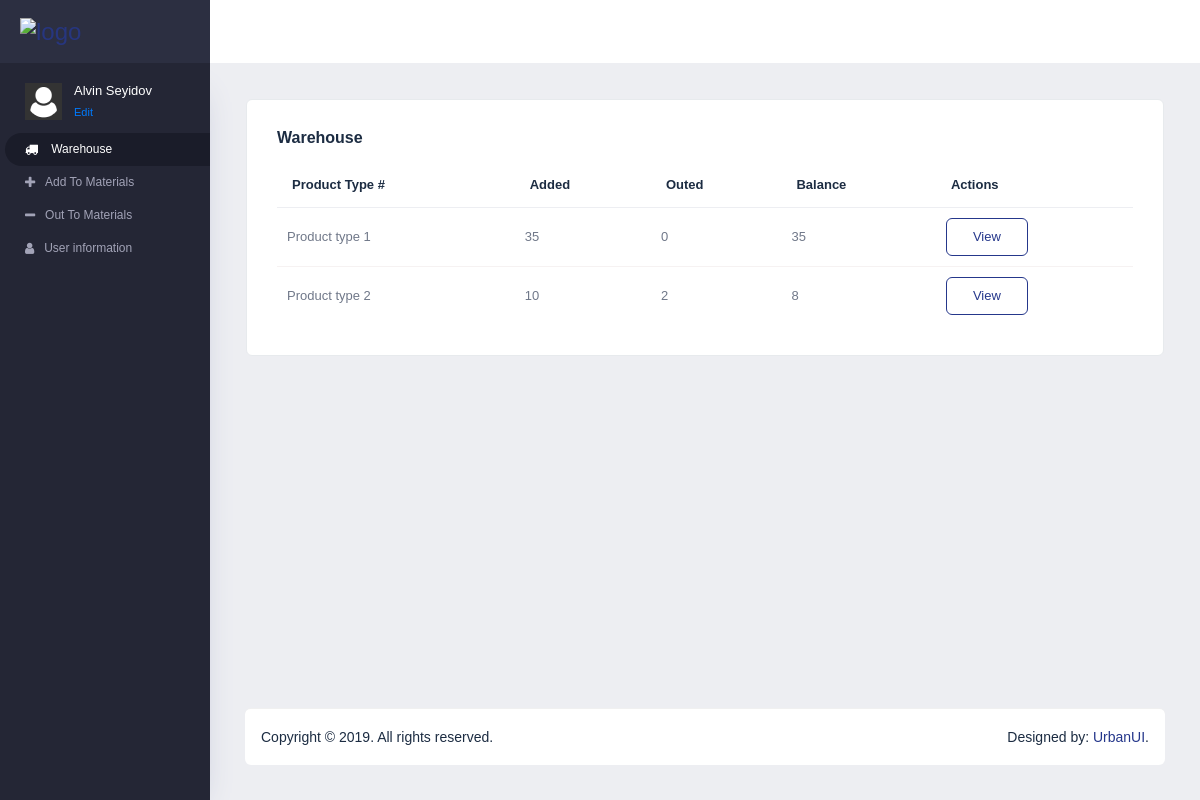
The app's page / (signed in) with its own data.
### addmaterial/models.py (models this page shows, shortened)
class ProductType(models.Model):
    type = models.CharField(max_length=100,  null=True, blank=True)

### home/views.py (the view)
# urls.py: path('', home_views.dashboard, name='dashboard'),
@login_required(login_url='/login/')
def dashboard(request):
    addmaterials = AddMaterial.objects.all()
    producttype = ProductType.objects.all()
    return render(request, "index.html", {'producttypes': producttype})

### home/templatetags/custom_tags3.py (called while the page is built)
@register.filter
def unitsum3(id):
    producttypeadd = ProductType.objects.get(pk=id)
    sum0 = 0
    summ2 = 0
    if producttypeadd.addmaterial.all().count() > 0:
        summ = producttypeadd.addmaterial.aggregate(Sum('unit'))['unit__sum']
    if producttypeadd.outmaterial.all().count() > 0:
        summ2 = producttypeadd.outmaterial.aggregate(Sum('unit'))['unit__sum']
    return summ - summ2

### home/templatetags/custom_tags4.py (called while the page is built)
@register.filter
def unitsum4(id):
    producttype = ProductType.objects.get(pk=id)
    summ = producttype.addmaterial.aggregate(Sum('unit'))['unit__sum']
    return summ

### home/templatetags/custom_tags5.py (called while the page is built)
@register.filter
def unitsum5(id):
    producttypeout = ProductType.objects.get(pk=id)
    summ2 = 0
    if producttypeout.outmaterial.all().count() > 0:
        summ2 = producttypeout.outmaterial.aggregate(Sum('unit'))['unit__sum']
    return summ2

### templates/index.html (shortened to what this page needs)
{% load static custom_tags3 custom_tags4 custom_tags5%}
<!DOCTYPE html>
<html lang="en">
<head>
		<link rel="stylesheet" href="{% static 'vendors/mdi/css/materialdesignicons.min.css'%}">
		<link rel="stylesheet" href="{% static 'vendors/css/vendor.bundle.base.css'%}">
		<link rel="stylesheet" href="{% static 'vendors/flag-icon-css/css/flag-icon.min.css'%}">
		<link rel="stylesheet" href="https://cdnjs.cloudflare.com/ajax/libs/font-awesome/4.7.0/css/font-awesome.min.css">
		<link rel="stylesheet" href="{% static 'css/vertical-layout-light/style.css'%}">
	</head>
	<body>
		<div class="container-scroller">
			<nav class="navbar col-lg-12 col-12 p-0 fixed-top d-flex flex-row">
        <div class="text-left navbar-brand-wrapper d-flex align-items-center justify-content-between">
          <a class="navbar-brand brand-logo" href="index.html"><img src="http://www.urbanui.com/hiliteui/template/images/logo.svg" alt="logo"/></a>
          <button class="navbar-toggler align-self-center" type="button" data-toggle="minimize">
          <span class="mdi mdi-menu"></span>
          </button>
        </div>
      </nav>
			<div class="container-fluid page-body-wrapper">
				<nav class="sidebar sidebar-offcanvas" id="sidebar">
        <ul class="nav">
          <li class="nav-item nav-profile">
            <div class="nav-link d-flex">
              <div class="profile-image">
                <img src="{% static 'images/faces/face28.png'%}" alt="image">
              </div>
              <div class="profile-name">
                <p class="name">
                  {{ request.user.first_name }}   {{ request.user.last_name }}
                </p>
                <p class="designation">
                <a href="{% url 'user'%}" > Edit</a>
                </p>
              </div>
            </div>
          </li>
          <li class="nav-item active">
            <a class="nav-link" href="{% url 'dashboard'%}">
            <i class="fa fa-truck">&nbsp;&nbsp;</i>
            <span class="menu-title"> &nbsp; Warehouse</span>
            </a>
          </li>
          <li class="nav-item">
            <a class="nav-link" href="{% url 'add'%}">
            <i class="fa fa-plus">&nbsp;&nbsp;</i>
            <span class="menu-title">&nbsp;Add To Materials</span>
            </a>
          </li>
          <li class="nav-item">
            <a class="nav-link" href="{% url 'out'%}">
            <i class="fa fa-minus">&nbsp;&nbsp;</i>
            <span class="menu-title">&nbsp;Out To Materials</span>
            </a>
          </li>
          <li class="nav-item">
            <a class="nav-link" href="{% url 'user'%}">
            <i class="fa fa-user">&nbsp;&nbsp;</i>
            <span class="menu-title">&nbsp;User information</span>
            </a>
          </li>
        </ul>
      </nav>
			  <div class="main-panel">
        <div class="content-wrapper">
          <div class="card">
            <div class="card-body">
              <h4 class="card-title">Warehouse</h4>
              <div class="row">
                <div class="col-12">
                  <div class="table-responsive">
                    <table id="order-listing" class="table">
                      <thead>
												<tr>
														<th>Product Type #</th>
														<th>Added </th>
														<th>Outed</th>
														<th>Balance</th>
														<th>Actions</th>
												</tr>
											</thead>
											<tbody>
												{% for producttype in producttypes %}
												{% if producttype.addmaterial.count > 0 %}
												<tr>
														<td>{{producttype.type}}</td>
														<td>{{ producttype.id|unitsum4 }}</td>
														<td>{{ producttype.id|unitsum5 }}</td>
														<td>{{ producttype.id|unitsum3 }}</td>
														<td>
															<button class="btn btn-outline-primary">View</button>
														</td>
												</tr>
												{% endif %}
											{% endfor %}
                      </tbody>
                    </table>
                  </div>
                </div>
              </div>
            </div>
          </div>
        </div>
        <div class="footer-wrapper">
            <footer class="footer">
              <div class="d-sm-flex justify-content-center justify-content-sm-between">
                <span class="text-center text-sm-left d-block d-sm-inline-block">Copyright &copy; 2019. All rights reserved. </span>
                <span class="float-none float-sm-right d-block mt-1 mt-sm-0 text-center">Designed by: <a href="https://www.urbanui.com/" target="_blank">UrbanUI</a>. </span>
              </div>
            </footer>
          </div>
      </div>
			</div>
		</div>
	</body>
</html>

### records on screen
ProductType: type "Product type 1", id|unitsum4 "35", id|unitsum5 "0", id|unitsum3 "35"
ProductType: type "Product type 2", id|unitsum4 "10", id|unitsum5 "2", id|unitsum3 "8"

### other values on screen
{{ request.user.first_name }} "Alvin"
{{ request.user.last_name }} "Seyidov"
